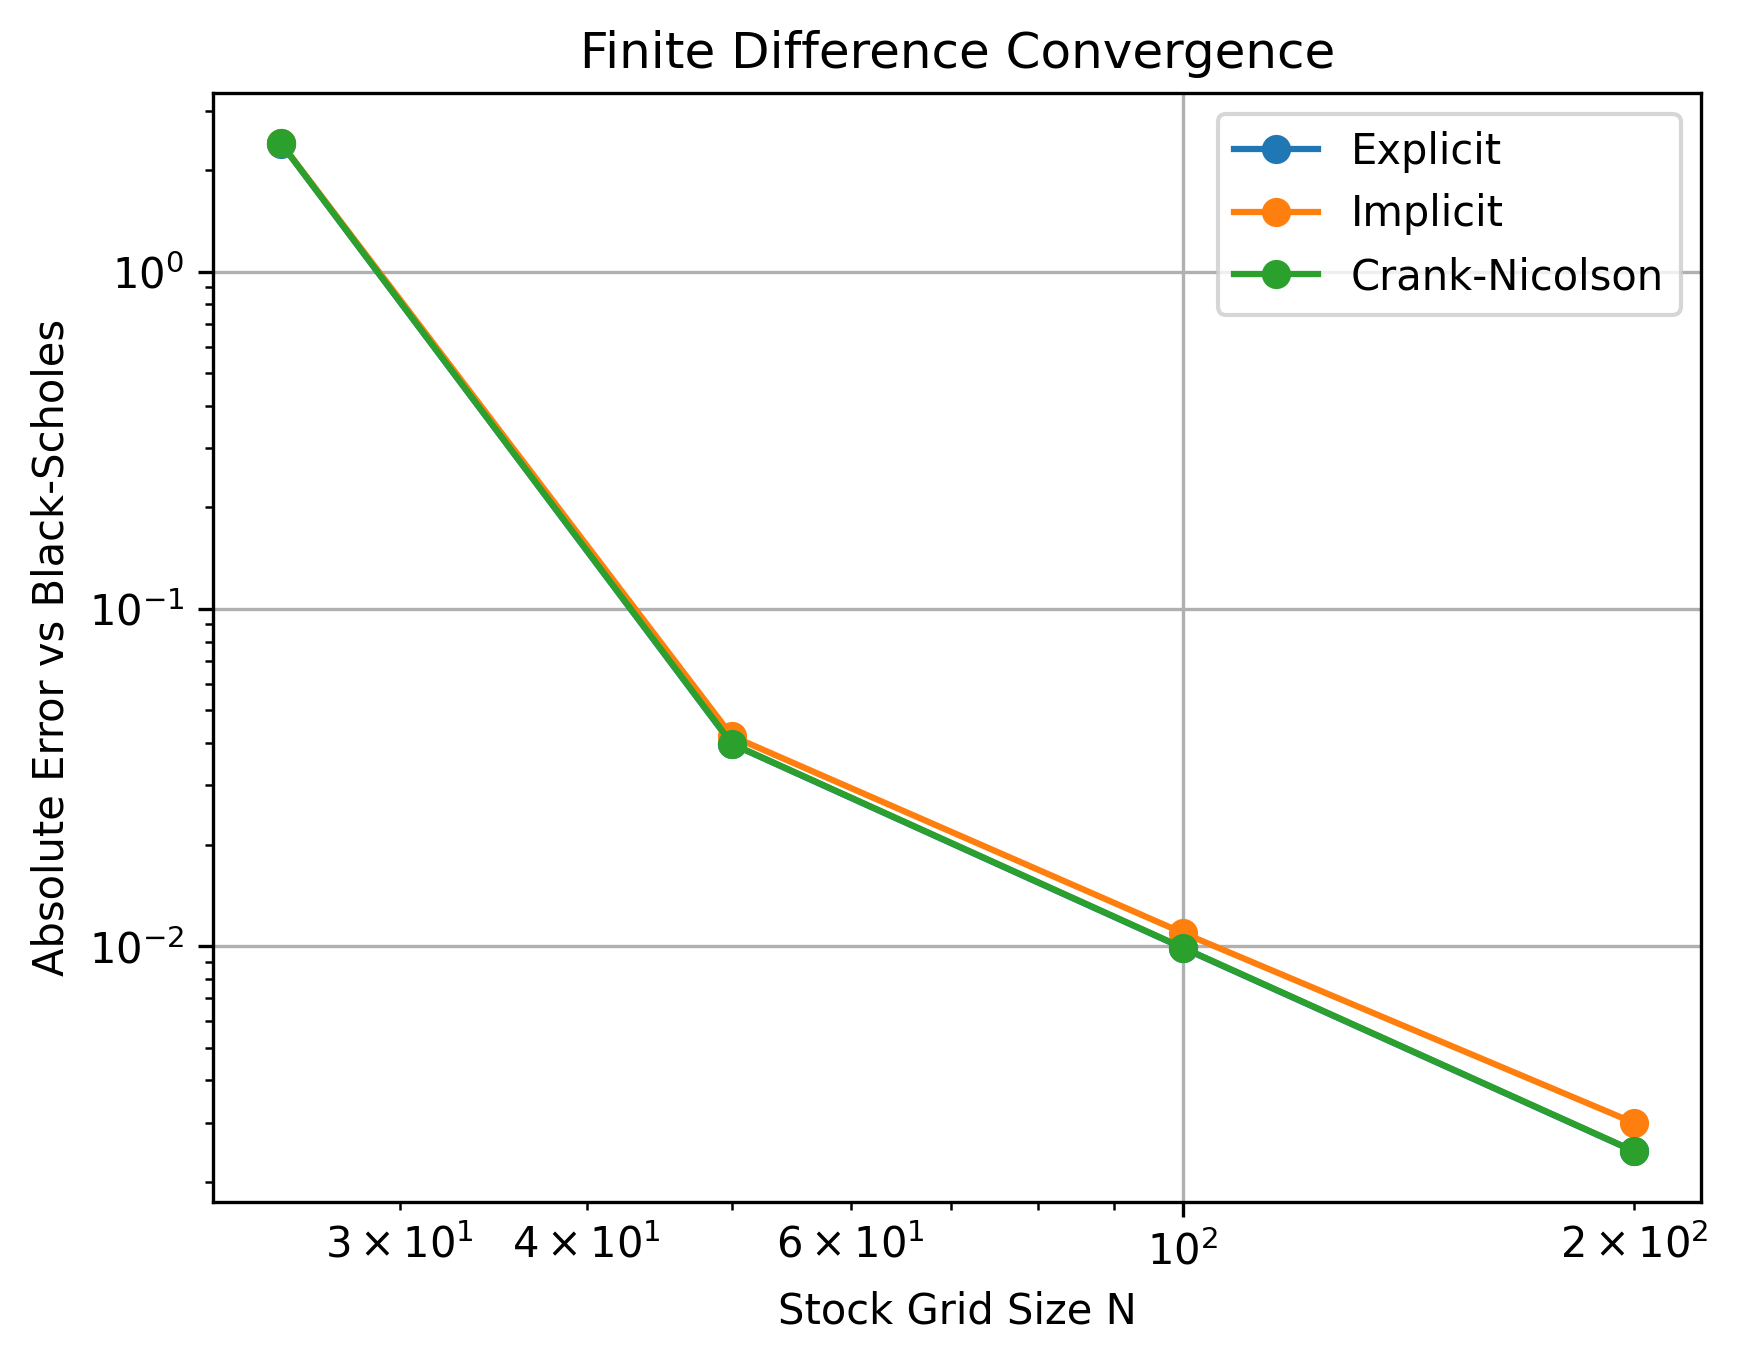

This figure's Python source:
import matplotlib.pyplot as plt

from pricing.black_scholes import black_scholes_call
from pricing.finite_difference import (
    explicit_fd_call,
    implicit_fd_call,
    crank_nicolson_fd_call,
)

S, K, vol, r, T = 100, 100, 0.2, 0.05, 1
bs_price = black_scholes_call(S, K, vol, r, T)

grid_sizes = [25, 50, 100, 200]

explicit_errors = []
implicit_errors = []
cn_errors = []

for N in grid_sizes:
    M_explicit = 5 * N * N
    M_implicit_cn = 10 * N

    explicit_price = explicit_fd_call(S, K, vol, r, T, N, M_explicit)
    implicit_price = implicit_fd_call(S, K, vol, r, T, N, M_implicit_cn)
    cn_price = crank_nicolson_fd_call(S, K, vol, r, T, N, M_implicit_cn)

    explicit_error = abs(explicit_price - bs_price)
    implicit_error = abs(implicit_price - bs_price)
    cn_error = abs(cn_price - bs_price)

    explicit_errors.append(explicit_error)
    implicit_errors.append(implicit_error)
    cn_errors.append(cn_error)

    print(
        f"N={N:<4} "
        f"M_exp={M_explicit:<7} "
        f"M_imp_cn={M_implicit_cn:<5} "
        f"BS={bs_price:.4f} | "
        f"Explicit={explicit_price:.4f} Error={explicit_error:.4f} | "
        f"Implicit={implicit_price:.4f} Error={implicit_error:.4f} | "
        f"CN={cn_price:.4f} Error={cn_error:.4f}"
    )

plt.figure()
plt.plot(grid_sizes, explicit_errors, marker="o", label="Explicit")
plt.plot(grid_sizes, implicit_errors, marker="o", label="Implicit")
plt.plot(grid_sizes, cn_errors, marker="o", label="Crank-Nicolson")
plt.xscale("log")
plt.yscale("log")
plt.xlabel("Stock Grid Size N")
plt.ylabel("Absolute Error vs Black-Scholes")
plt.title("Finite Difference Convergence")
plt.grid(True)
plt.legend()
plt.savefig("research/fd_convergence.png", dpi=300, bbox_inches="tight")
plt.show()
